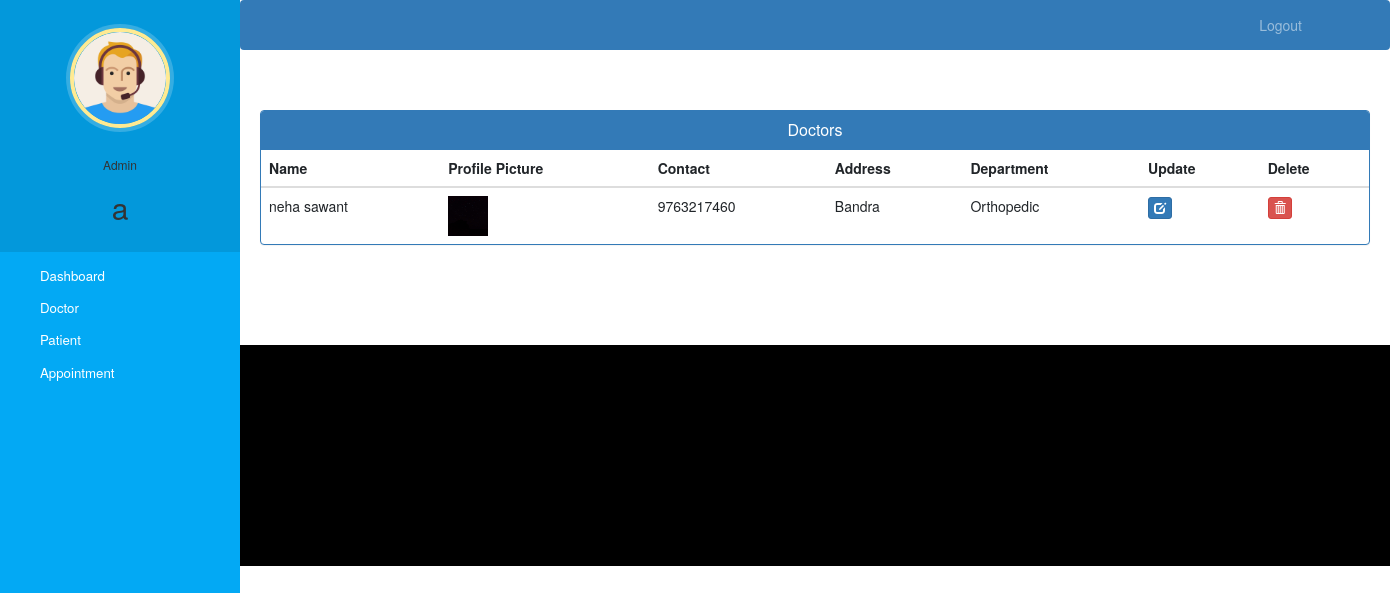
The app's page /admin-view-doctor (signed in) with its own data.
### hospital/models.py (models this page shows, shortened)
class Doctor(models.Model):
    user=models.OneToOneField(User,on_delete=models.CASCADE)
    profile_pic= models.ImageField(upload_to='profile_pic/DoctorProfilePic/',null=True,blank=True)
    address = models.CharField(max_length=40)
    mobile = models.CharField(max_length=20,null=True)
    department= models.CharField(max_length=50,choices=departments,default='Physiotherpist')
    status=models.BooleanField(default=False)
    @property
    def get_name(self):
        return self.user.first_name+" "+self.user.last_name

### hospital/views.py (the view)
# urls.py: path('admin-view-doctor', views.admin_view_doctor_view,name='admin-view-doctor'),
@login_required(login_url='adminlogin')
@user_passes_test(is_admin)
def admin_view_doctor_view(request):
    doctors=models.Doctor.objects.all().filter(status=True)
    return render(request,'hospital/admin_view_doctor.html',{'doctors':doctors})

### hospital/views.py (called while the page is built)
def is_admin(user):
    return user.groups.filter(name='ADMIN').exists()

### templates/hospital/admin_view_doctor.html (shortened to what this page needs)
{% extends 'hospital/admin_base.html' %}
{% block content %}
{%load static%}
<head>
  <link href="//netdna.bootstrapcdn.com/bootstrap/3.0.0/css/bootstrap.min.css" rel="stylesheet" id="bootstrap-css">
</head>
<div class="container">
  <div class="panel panel-primary">
    <div class="panel-heading">
      <h6 class="panel-title">Doctors</h6>
    </div>
    <table class="table table-hover" id="dev-table">
      <thead>
        <tr>
          <th>Name</th>
          <th>Profile Picture</th>
          <th>Contact</th>
          <th>Address</th>
          <th>Department</th>
          <th>Update</th>
          <th>Delete</th>
        </tr>
      </thead>
      {% for d in doctors %}
      <tr>
        <td> {{d.get_name}}</td>
        <td> <img src="{% static d.profile_pic.url %}" alt="Profile Pic" height="40px" width="40px" /></td>
        <td>{{d.mobile}}</td>
        <td>{{d.address}}</td>
        <td>{{d.department}}</td>
        <td><a class="btn btn-primary btn-xs" href="{% url 'update-doctor' d.id  %}"><span class="glyphicon glyphicon-edit"></span></a></td>
        <td><a class="btn btn-danger btn-xs" href="{% url 'delete-doctor-from-hospital' d.id  %}"><span class="glyphicon glyphicon-trash"></span></a></td>
      </tr>
      {% endfor %}
    </table>
  </div>
</div>
{% endblock content %}

### templates/hospital/admin_base.html (shortened to what this page needs)
<!DOCTYPE html>
{% load static %}
<html lang="en">
<head>
  <link rel="stylesheet" href="https://stackpath.bootstrapcdn.com/bootstrap/4.3.1/css/bootstrap.min.css">
  <link rel="stylesheet" href="https://maxcdn.bootstrapcdn.com/font-awesome/4.7.0/css/font-awesome.min.css">
  <link rel="stylesheet" href="{% static '/style.css' %}">
</head>
<body>
  <nav class="menu" tabindex="0">
    <header class="avatar">
      <img src="{% static "images/adminpropic.png" %}" />
      <br><br>
      <h6>Admin</h6>
      <h2>{{request.user.first_name}}</h2>
    </header>
    <ul>
      <li tabindex="0" class="icon-dashboard"> <a style="color:white; text-decoration:none;" href="/admin-dashboard"><span>Dashboard</span></a> </li>
      <li tabindex="0" class="icon-customers"> <a style="color:white; text-decoration:none;" href="/admin-doctor"><span>Doctor</span></a></li>
      <li tabindex="0" class="icon-users"> <a style="color:white; text-decoration:none;" href="/admin-patient"><span>Patient</span></a></li>
      <li tabindex="0" class="icon-calendar"> <a style="color:white; text-decoration:none;" href="/admin-appointment"><span>Appointment</span></a></li>
    </ul>
  </nav>
  <main>
    <div class="bs-example">
      <nav class="navbar navbar-expand-md  navbar-dark fixed-top" style="background:#337AB7;">
        <div class="collapse navbar-collapse justify-content-between" id="navbarCollapse">
          <div class="navbar-nav" style=" margin-left: 90%;">
            <a href="/logout" class="nav-item nav-link">Logout</a>
          </div>
        </div>
      </nav>
    </div>
    <br><br>
    {% block content %}
    {% endblock content %}
    <br><br><br><br>
    <footer>
      <br>
      <div class="container">
        <div class="row">
          <div class="col-md-12 col-sm-12">
          </div>
        </div>
      </div>
    </footer>
  </main>
</body>
</html>

### static/style.css (style rules this page uses)
body { padding-left: 240px; }
main { position: relative; height: 100vh; }
.menu { background: #5bc995; height: 100vh; width: 240px; position: fixed; top: 0px; left: 0; z-index: 5; outline: none; }
.menu .avatar { background: rgba(0, 0, 0, 0.1); padding: 2em 0.5em; text-align: center; }
.menu .avatar img { width: 100px; border-radius: 50%; overflow: hidden; border: 4px solid #ffea92; box-shadow: 0 0 0 4px rgba(255, 255, 255, 0.2); }
.menu .avatar h2 { font-weight: normal; margin-bottom: 0; }
.menu ul { list-style: none; padding: 0.5em 0; margin: 0; }
.menu ul li { padding: 0.5em 1em 0.5em 3em; font-size: 0.95em; font-weight: regular; background-repeat: no-repeat; background-position: left 15px center; background-size: auto 20px; transition: all 0.15s linear; cursor: pointer; }
.menu ul li.icon-dashboard { background-image: url("http://www.entypo.com/images//gauge.svg"); }
.menu ul li.icon-customers { background-image: url("http://www.entypo.com/images//briefcase.svg"); }
.menu ul li.icon-users { background-image: url("http://www.entypo.com/images//users.svg"); }
.menu ul li.icon-calendar { background-image: url("http://www.entypo.com/images//calendar.svg"); }

### templates/hospital/admin_base.html (style rules this page uses)
a:link { text-decoration: none; }
a { color: white; }
footer { padding: 0px 0px 0px 0px; background-color: black; margin: 0px; }
body { padding-left: 240px; }
main { position: relative; height: 100vh; }
.menu { background: #03a9f4; height: 100vh; width: 240px; position: fixed; top: 0px; left: 0; z-index: 5; outline: none; }
.menu .avatar { background: rgba(0, 0, 0, 0.1); padding: 2em 0.5em; text-align: center; }
.menu .avatar img { width: 100px; border-radius: 50%; overflow: hidden; border: 4px solid #ffea92; box-shadow: 0 0 0 4px rgba(255, 255, 255, 0.2); }
.menu .avatar h2 { font-weight: normal; margin-bottom: 0; }
.menu ul { list-style: none; padding: 0.5em 0; margin: 0; }
.menu ul li { padding: 0.5em 1em 0.5em 3em; font-size: 0.95em; font-weight: regular; background-repeat: no-repeat; background-position: left 15px center; background-size: auto 20px; transition: all 0.15s linear; cursor: pointer; }
.menu ul li.icon-dashboard { background-image: url("http://www.entypo.com/images//gauge.svg"); }
.menu ul li.icon-customers { background-image: url("http://www.entypo.com/images//briefcase.svg"); }
.menu ul li.icon-users { background-image: url("http://www.entypo.com/images//users.svg"); }
.menu ul li.icon-calendar { background-image: url("http://www.entypo.com/images//calendar.svg"); }

### templates/hospital/admin_view_doctor.html (style rules this page uses)
a:link { text-decoration: none; }
h6 { text-align: center; }
.row { margin: 100px; }

### records on screen
Doctor: get_name "neha sawant", profile_pic (picture), mobile "9763217460", address "Bandra", department "Orthopedic"

### other values on screen
{{ request.user.first_name }} "a"
